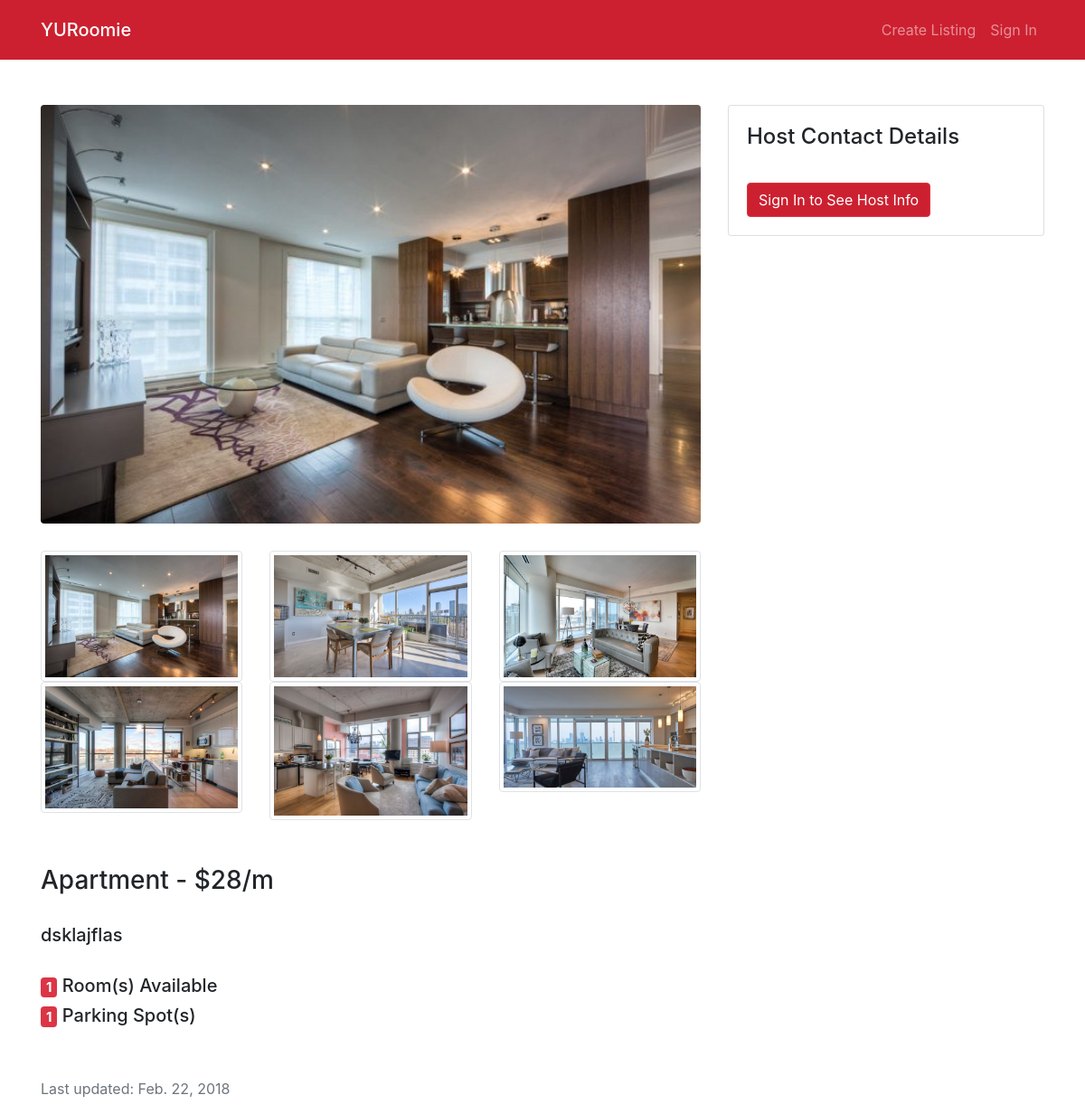
Page /r/16/ on the committed database.
### home/models.py (models this page shows, shortened)
class RoomImage(models.Model):
    room = models.ForeignKey(Room, on_delete=models.CASCADE)
    image = models.ImageField()

class Room(models.Model):
    host_name = models.CharField(max_length=50)
    address = models.CharField(max_length=100)
    property_name = models.CharField(max_length=30, default="")
    description = models.TextField(default="", blank=True)
    cost = models.PositiveIntegerField(default=0)
    visits = models.PositiveIntegerField(default=0)
    property_type_options = (('a', 'apartment'),
                                ('c', 'condo'),
                                ('t', 'townhouse'),
                                ('h', 'house'))
    property_type = models.CharField(choices=property_type_options, max_length=10)
    number_of_rooms = models.PositiveSmallIntegerField()
    garages = models.PositiveSmallIntegerField()
    creator_id = models.PositiveIntegerField()
    creator_email = models.CharField(max_length=50)
    creator_phone = models.CharField(max_length=10, default="", blank=True)
    creator_gender = models.CharField(max_length=10)
    last_updated = models.DateTimeField(auto_now_add=True)

### home/views.py (the view)
# urls.py: path('r/<int:room_id>/', views.detail, name='detail'),
def detail(request, room_id):
    room = get_object_or_404(Room, pk=room_id)
    roomImages = list(room.roomimage_set.all())
    return render(request, 'home/detail.html', {'room': room, 'roomImages': roomImages})

### home/templates/home/detail.html (shortened to what this page needs)
{% extends 'home/base.html'%}
{% load static %}
{% block body %}
<div class="w-100" style="height:50px;"></div>
<div class="row">
    <div class="col-md-8 col-sm-12">
        <div class="row">
            <div class="col-md-12">
                <img class="rounded" src="{{ roomImages.0.image.url }}">
            </div>
            <div class="w-100" style="height:30px;"></div>
            <div class="col-md-12">
                <div id="imageGrid" class="row">
                    {% for image in roomImages %}
                        <div class="col-4"><img id="image{{ forloop.counter0 }}" class="expandable-image img-thumbnail" src="{{ image.image.url }}"></div>
                    {% endfor %}
                </div>
            </div>
        </div>
    </div>
    <div class="col-md-4 col-sm-12">
        <div class="card">
            <div class="card-body">
            <h4 class="card-title">Host Contact Details</h4><br>
            {% if user.is_authenticated %}
                <h5 class="card-subtitle mb-2">{{ room.host_name }}</h5>
                <h5 class="card-subtitle mb-2 text-muted">Host is {% if room.creator_gender == 'm' %}<span class="badge badge-primary">Male
                        {%elif room.creator_gender == 'f'%}<span class="badge badge-danger">Female
                        {% else %}<span class="badge badge-info">Other{%endif%}</span></h5>
                <p id="address" class="card-text">{{ room.address }}</p>
                <div id="map"></div><br>
                <p>{{room.creator_email}}<br>
                {% if room.creator_phone %}{{room.creator_phone}}{% else %}Host did not provide a phone number{% endif %}</p>
            {% else %}
                <a href="{% url 'signin' %}"><button class="btn btn-danger">Sign In to See Host Info</button></a>
            {% endif %}
            </div>
        </div>
    </div>
    <div class="w-100" style="height:50px;"></div>
    <div class="col-md-12 col-sm-12">
        <h3>{% if room.property_type == 'a' %}Apartment
                {% elif room.property_type == 'c' %}Condo
                {% elif room.property_type == 't' %}Townhouse
                {% else %} house {% endif %} - ${{room.cost}}/m</h3><br>
        <h5>{%if room.description%}{{ room.description }}{%else%}Sorry! The host didn't provide a description{%endif%}</h5><br>
        <h5><span class="badge badge-danger">{{room.number_of_rooms}}</span> Room(s) Available</h5>
        <h5><span class="badge badge-danger">{{room.garages}}</span> Parking Spot(s)</h5>
    </div>
</div>
<br>
<br>
<div class="row">
    <div class="col-12">
        <p class="text-muted">Last updated: {{ room.last_updated.date }}</p>
    </div>
</div>
{% endblock %}

### home/static/home/css/home.css (style rules this page uses)
.btn-danger { background-color: #cc2030; }
img { width: 100%; }
.expandable-image { cursor: pointer; }

### rows in the picture
RoomImage: image (picture)
RoomImage: image (picture)
RoomImage: image (picture)
RoomImage: image (picture)
RoomImage: image (picture)
RoomImage: image (picture)
Room: cost "28", description "dsklajflas", number_of_rooms "1", garages "1", last_updated "Feb. 22, 2018"
